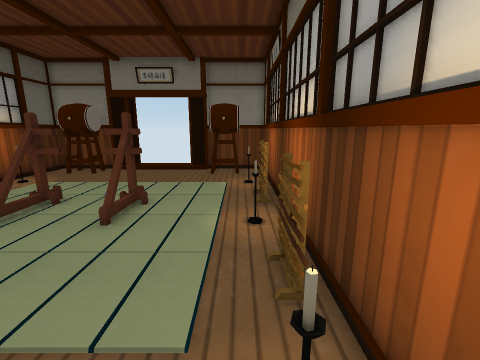
View 1 (above)

13 first-person views from a walk through a scene from a Unity 3-D project. The camera is 1.5 m above the floor, tilts 12° down and sees 90° across. Doors are open. The floor is counted in squares, 0.5 m on a side. Each view is taken from the middle of a square. On the plan, view 1 faces up. The plan holds only what a view shows up to about 19 squares ahead; the rest is blank.

View 2
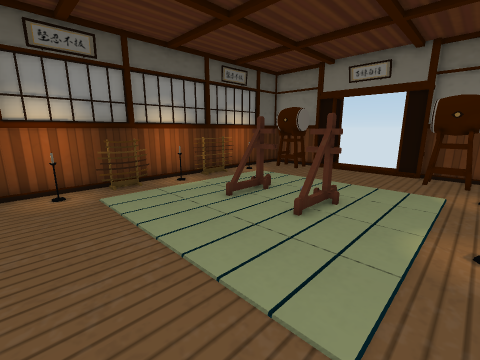

View 3
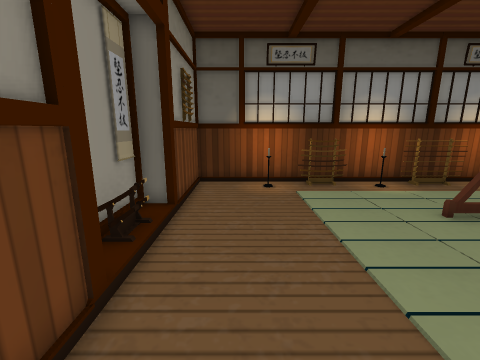

View 4
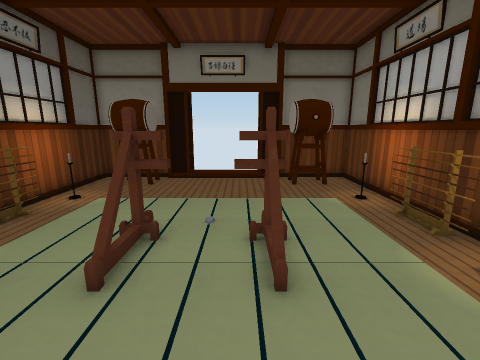

View 5
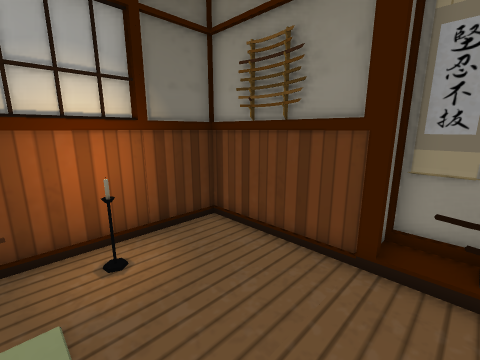

View 6
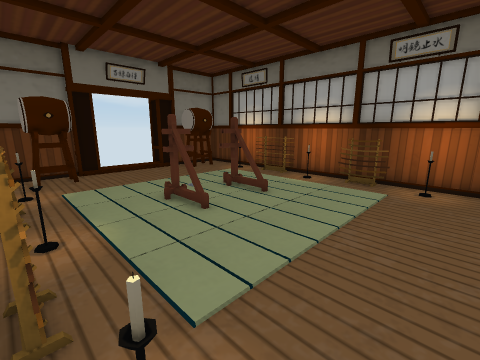

View 7
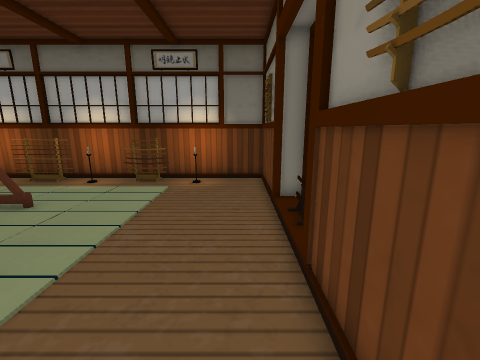

View 8
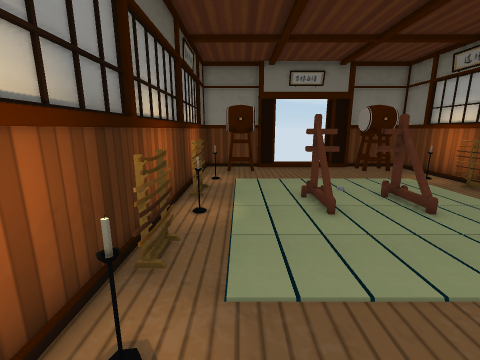

View 9
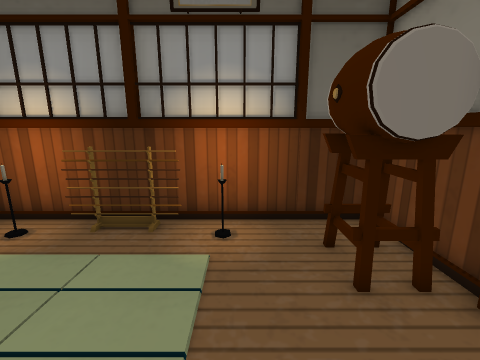

View 10
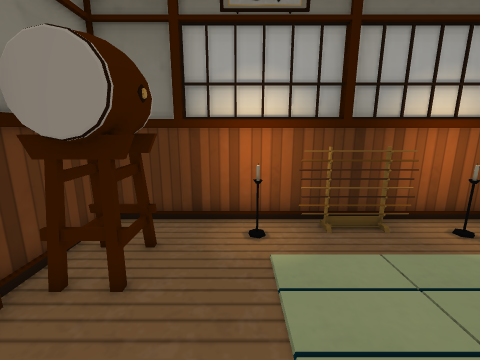

View 11
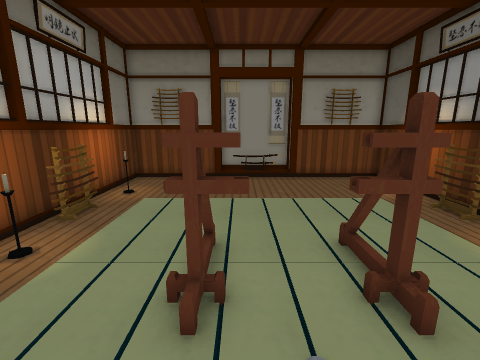

View 12
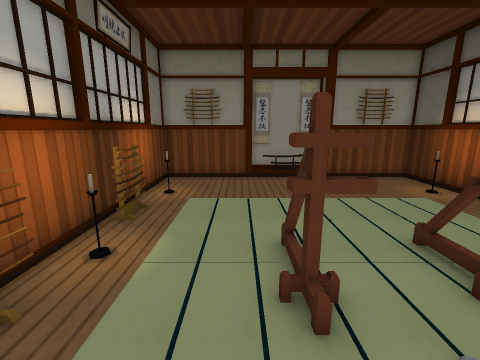

View 13
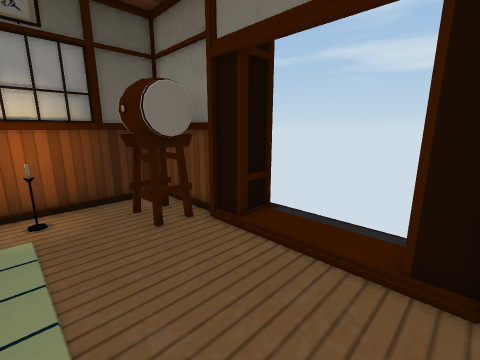

### Floor plan
Key: @ floor where view 1 was taken; # wall or solid block; . main floor; : floor 0.25 m higher than the main floor; / step, stairs or slope; D open door; = window, fence, low wall or low ledge; R drum; T thing the floor can be seen under or through; C candle; O other object.
Columns run from 14 left of view 1 to 2 right of it. Each row starts with its distance up from view 1.
 20       #...#
 19  ######:::######
 18 ###RR#DDDDD#RR###
 17 #.RRR.......RRR.#
 16 #.RRR.......RRR.#
 15 #...............#
 14 #.O............O#
 13 ##.............##
 12 ##.............##
 11  #.............#
 10  #.............##
  9  #....##.TT....##
  8 ##O...#...T....C#
  7 ##.............##
  6 #=.............=#
  5 ##.............=#
  4 ##.............=#
  3 #=.............=#
  2 ##C............C#
  1 ##.............##
  0 #.............@.#
 -1 #...............#
 -2 #######...#######
 -3      ##///##
 -4       #####

Positions as (right, up) in squares from view 1, and headings:
1: (0, 0), facing up
2: (0, 0), facing up-left
3: (0, 0), facing left
4: (-5, 3), facing up
5: (-5, 3), facing down-right
6: (-13, 0), facing up-right
7: (-13, -1), facing right
8: (-11, -1), facing up
9: (-6, 14), facing left
10: (-6, 14), facing right
11: (-5, 13), facing down
12: (-3, 13), facing down
13: (-3, 13), facing up-left
